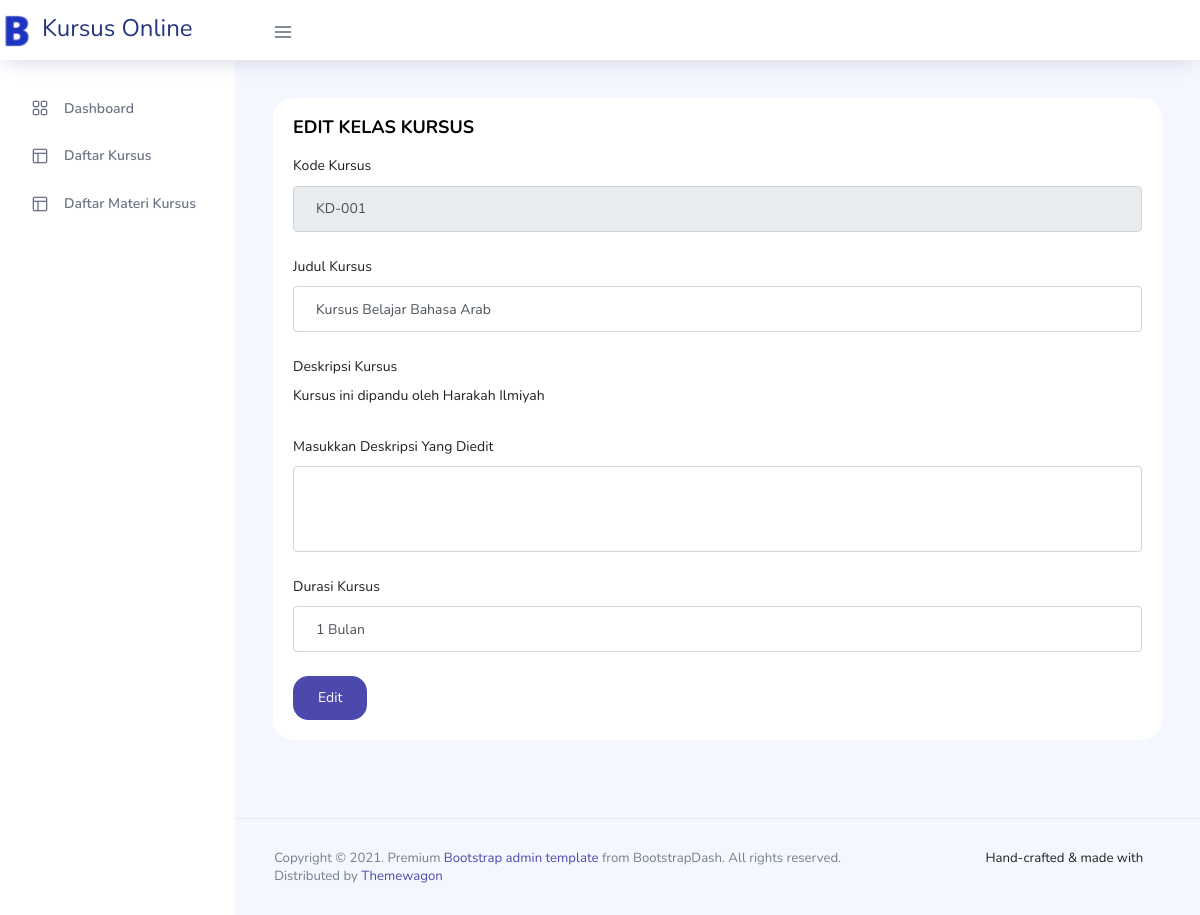
The page /?page=kursus&aksi=editkursus&id_kursus=9 on the database its author committed.
### tables this page shows
CREATE TABLE `tb_kursus` (
  `id_kursus` int(11) NOT NULL,
  `kode_kursus` varchar(10) NOT NULL,
  `judul_kursus` varchar(50) NOT NULL,
  `deskripsi_kursus` text NOT NULL,
  `durasi_kursus` varchar(50) NOT NULL
);

### pages/kursus/editkursus.php (the view, shortened to what this page needs)
<?php
    $id_kursus_baru = $_GET['id_kursus'];
    $sql = $koneksi->query("SELECT * FROM tb_kursus WHERE id_kursus = '$id_kursus_baru'");
    $tampil = $sql->fetch_assoc();
?>
<div class="main-panel">
        <div class="content-wrapper">
          <div class="row">
            <div class="col-12 grid-margin stretch-card">
              <div class="card">
                <div class="card-body">
                  <h4 class="card-title">EDIT KELAS KURSUS</h4>
                  <form class="forms-sample" method="POST">
                  	<div class="form-group">
                      <label for="exampleInputName1">Kode Kursus</label>
                      <input type="text" class="form-control" name="kode_kursus" value="<?php echo $tampil['kode_kursus'] ?>" readonly>
                    </div>
                    <div class="form-group">
                      <label for="exampleInputName1">Judul Kursus</label>
                      <input type="text" class="form-control" name="judul_kursus" value="<?php echo $tampil['judul_kursus'] ?>">
                    </div>
                    <div class="form-group">
                      <label for="exampleTextarea1">Deskripsi Kursus</label>
                      <p><?php echo $tampil['deskripsi_kursus']; ?></p><br>
                      <p>Masukkan Deskripsi Yang Diedit</p>
                      <textarea class="form-control" rows="4" name="deskripsi_kursus" value="<?php echo $tampil['deskripsi_kursus'] ?>" required></textarea>
                    </div>
                    <div class="form-group">
                      <label for="exampleInputEmail3">Durasi Kursus</label>
                      <input type="text" class="form-control" name="durasi_kursus" value="<?php echo $tampil['durasi_kursus'] ?>">
                    </div>
					<input type="submit" name="edit" value="Edit" class="btn btn-primary">
                  </form>
                </div>
              </div>
            </div>
          </div>
        </div>

### rows shown on the page
tb_kursus: kode_kursus "KD-001", judul_kursus "Kursus Belajar Bahasa Arab", deskripsi_kursus "Kursus ini dipandu oleh Harakah Ilmiyah", durasi_kursus "1 Bulan"
